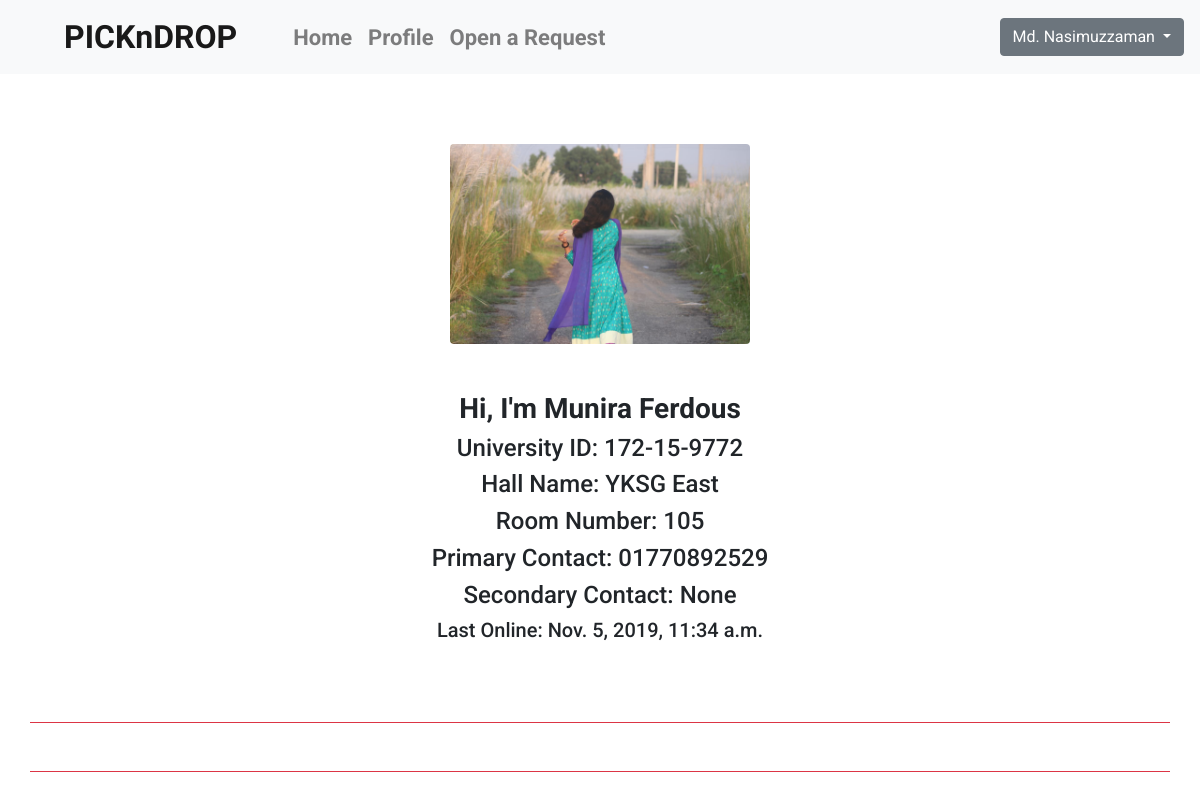
The page /profile/172-15-9772/ (signed in) on the database its author committed.
### userprofile/models.py (models this page shows, shortened)
class ProfileEdit(models.Model):
    displayPicture = models.ImageField(upload_to='dp')
    hallName = models.CharField(max_length=1055, choices=c.CHOICES_HallName)
    roomNumber = models.CharField(max_length=3)
    contact1 = models.CharField(max_length=11)
    contact2 = models.CharField(max_length=11, null=True, blank=True)
    profileAuthor = models.OneToOneField(User, on_delete=models.CASCADE)

### userprofile/views.py (the view)
# urls.py: path('<str:username>/', v.profile_views, name='profile_views'),
@login_required
def profile_views(request, username):
    try:
        user = User.objects.get(username=username)
    except (TypeError, ValueError, OverflowError, User.DoesNotExist):
        user = None
        return HttpResponse('<h1>No Such User<h1>')
    try:
        profile = ProfileEdit.objects.get(profileAuthor=user)
        order_status = AcceptOrderRequest.objects.filter(
            orderDetails__author__profileAuthor__username=request.user.username,
        ).order_by('orderDetails__deliveryDate') #delivered=True
        delivery_status = AcceptOrderRequest.objects.filter(
            deliveryMan__profileAuthor__username=request.user.username,
        ).order_by('orderDetails__deliveryDate') #delivered=True
    except (TypeError, ValueError, OverflowError, ProfileEdit.DoesNotExist):
        if request.user.username == username:
            return redirect('edit/')
        else:
            return HttpResponse('<h1>Profile Not Complete</h1>')
    context = {
        'profile': profile,
        'delivery_status': delivery_status,
        'order_status': order_status,
    }
    return render(request, 'profile.html', context)

### userprofile/templates/profile.html (shortened to what this page needs)
{% extends 'base.html' %}
{% load static %}
{% block core %}
    <div class="w-100 h-100 mt-5 text-center align-item-center">
        <div class="xyz">
            <img class="mb-5 rounded" src="{{ profile.displayPicture.url }}" alt="User's pic">
            <h3>Hi, I'm {{ profile.profileAuthor.first_name }}</h3>
            <h4>University ID: {{ profile.profileAuthor.username }}</h4>
            <h4>Hall Name: {{ profile.hallName }}</h4>
            <h4>Room Number: {{ profile.roomNumber }}</h4>
            <h4>Primary Contact: {{ profile.contact1 }}</h4>
            <h4>Secondary Contact: {{ profile.contact2 }}</h4>
            <h5>Last Online: {{ profile.profileAuthor.last_login}}</h5>
        </div>
        <br>
    </div>
    <div class=" container mt-5 mb-5 border-bottom border-danger"></div>
    <div class=" container mt-5 mb-5 border-bottom border-danger"></div>
{% endblock %}

### templates/base.html (shortened to what this page needs)
{% load static %}
<!doctype html>
<html lang="en">
  <head>
    <link rel="stylesheet" href="https://stackpath.bootstrapcdn.com/bootstrap/4.3.1/css/bootstrap.min.css" >
      <link rel="stylesheet" href="{% static 'css/style.css' %}">
  </head>
  <body>
    <nav class="navbar navbar-expand-lg navbar-light bg-light fixed-top" style="background-color: #e3f2fd;">
        <a class="navbar-brand mr-5 ml-5 fon" href="{% url 'home' %}">PICKnDROP</a>
      <div class="collapse navbar-collapse " id="navbarText">
        <ul class="navbar-nav mr-auto">
          <li class="nav-item">
            <a class="nav-link" href="{% url 'home' %}">Home <span class="sr-only">(current)</span></a>
          </li>
          <li class="nav-item">
              {% if user.is_authenticated %}
                  <a class="nav-link" href="../../../../profile/{{ user.username }}/">Profile</a>
              {% else %}
                  <a class="nav-link" href="{% url 'login' %}">Profile</a>
              {% endif %}
          </li>
          <li class="nav-item">
            <a class="nav-link" href="{% url 'request-form' %}">Open a Request</a>
          </li>
        </ul>
        <span class="navbar-text">
            {% if user.is_authenticated %}
                <div class="dropdown">
                  <button class="btn btn-secondary dropdown-toggle" type="button" id="dropdownMenuButton" data-toggle="dropdown" aria-haspopup="true" aria-expanded="false">
                      {{ user.first_name }}
                  </button>
                </div>
            {% else %}
                <a href="{% url 'login' %}" class="btn btn-secondary" >Login</a>
            {% endif %}
        </span>
      </div>
    </nav>
    <div  style="padding-top: 6em;"></div>
    {% block core %}
    {% endblock %}
  </body>
</html>

### static/css/style.css (style rules this page uses)
body { font-family: 'Roboto', sans-serif; width: 100%; }
h3 { font-weight: bold; }
img { height: 200px; }
ul li a { font-size: 22px; font-weight: bold; }
.fon { font-family: 'Staatliches', cursive; !important; font-weight: bold; font-size: 2em; }

### rows shown on the page
ProfileEdit: displayPicture (picture), profileAuthor.first_name "Munira Ferdous", profileAuthor.username "172-15-9772", hallName "YKSG East", roomNumber "105", contact1 "01770892529", contact2 "None", profileAuthor.last_login "Nov. 5, 2019, 11:34 a.m."

### other values the page prints
{{ user.first_name }} "Md. Nasimuzzaman"
